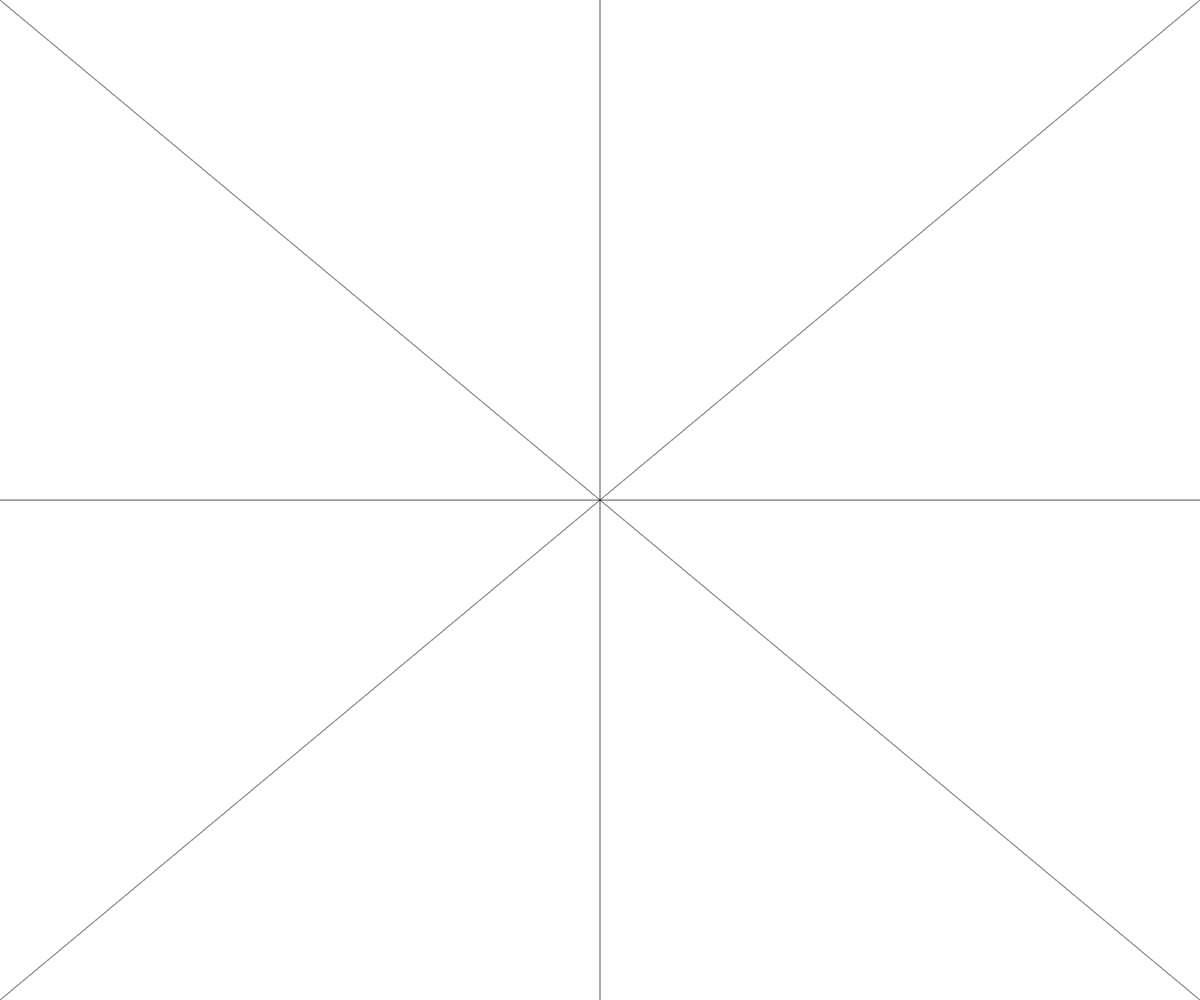
Frame 1 (no input)
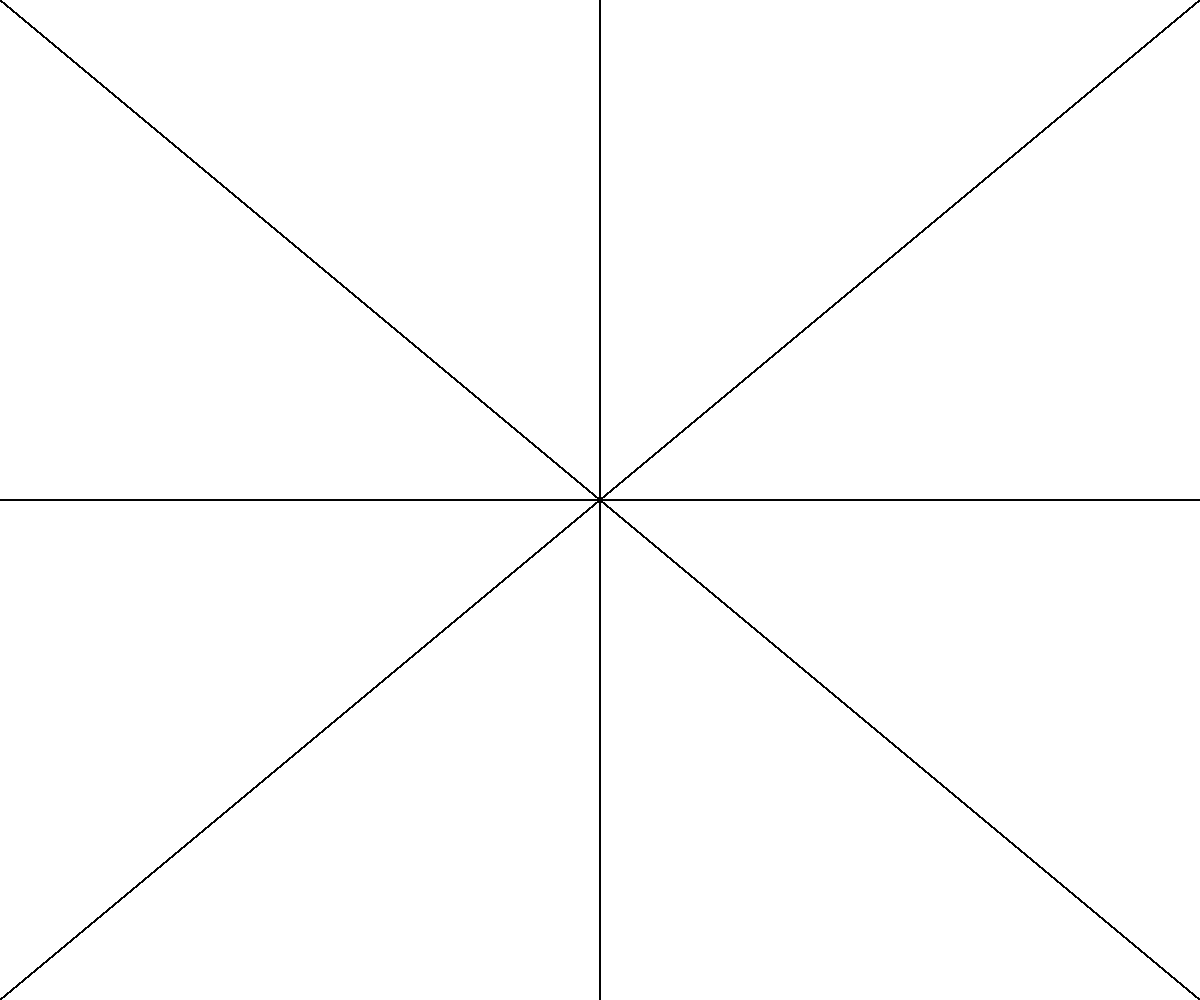
Frame 60 (no input)
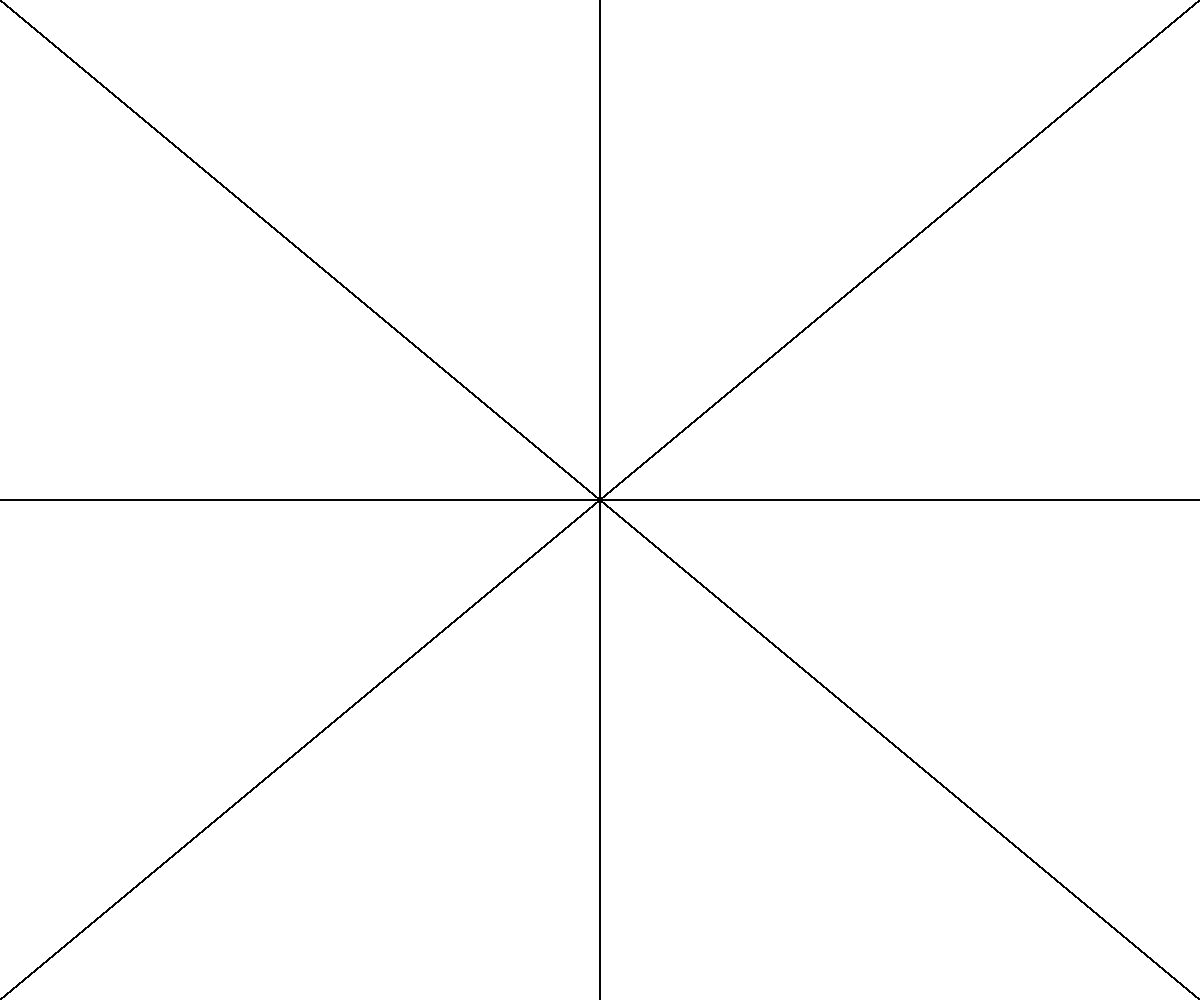
Frame 120 (the mouse pressed at the canvas centre since frame 60)

The p5.js sketch that drew these frames (run headless with seeded random() and noise() and a simulated clock; from frame 60 on, the mouse is pressed at the canvas centre):

// p5.js sketch
// ── sketch.js
let	p1 = {x: 0, y:0};
let	p2 = {x: window.innerWidth, y:innerHeight};
let	p3 = {x: 0, y: innerHeight};
let	p4 = {x:window.innerWidth, y: 0};
let	p5 = {x:0, y: innerHeight/2};
let	p6 = {x:window.innerWidth, y:innerHeight/2};
let	p7 = {x:window.innerWidth/2, y:0};
let	p8 = {x:window.innerWidth/2, y:innerHeight};


function setup() {
	createCanvas(windowWidth, windowHeight);
}

function draw() {
	ecuapp(p1,p2);
	ecuapp(p3,p4);
	ecuapp(p5,p6);
	ecuapp(p7,p8);
}

function ecuapp(p1, p2) {
	var p,xi,yi,k;
	var dx = p2.x - p1.x;
	var dy = p2.y - p1.y;

	point(p1.x, p1.y)

	let y=p1.y,x=p1.x;
	
	if (dx > dy || dy == 0) {
		p = dx;
	} else {
		p = dy;
	}

	xi = dx / p;
    yi = dy / p;

	for(k = 0;k < p;k++){
		x += xi;
		y += yi;
		point(x, y);
	}
}
